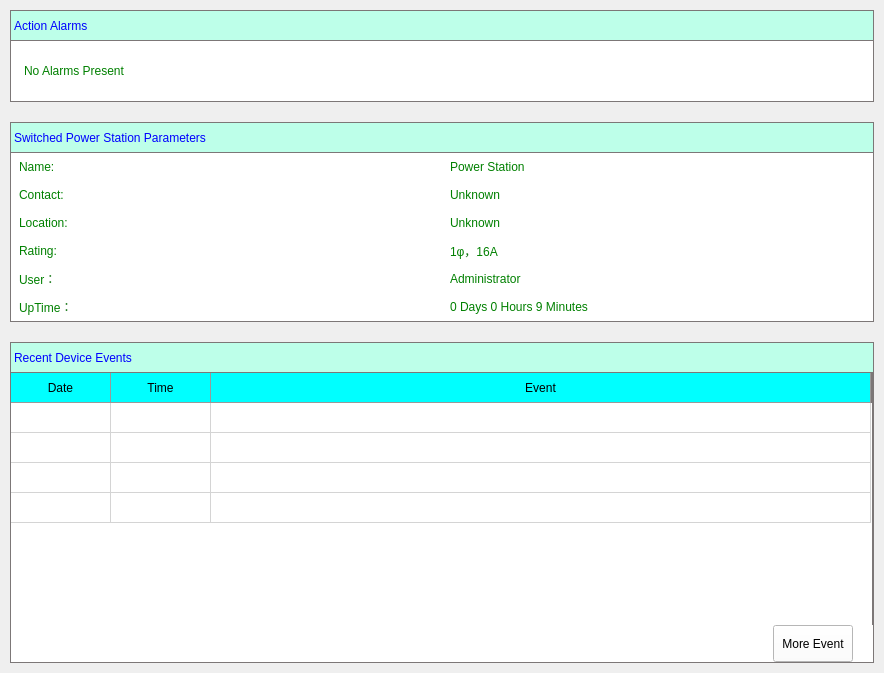
<?xml version="1.0" encoding="UTF-8"?>
<ui version="4.0">
 <class>Home</class>
 <widget class="QWidget" name="Home">
  <property name="geometry">
   <rect>
    <x>0</x>
    <y>0</y>
    <width>884</width>
    <height>673</height>
   </rect>
  </property>
  <property name="windowTitle">
   <string>Form</string>
  </property>
  <property name="styleSheet">
   <string notr="true">QFrame {
	margin: 10px;
	border: 1px solid rgb(124, 119, 119);
}</string>
  </property>
  <layout class="QVBoxLayout" name="verticalLayout_4">
   <property name="spacing">
    <number>0</number>
   </property>
   <property name="leftMargin">
    <number>0</number>
   </property>
   <property name="topMargin">
    <number>0</number>
   </property>
   <property name="rightMargin">
    <number>0</number>
   </property>
   <property name="bottomMargin">
    <number>0</number>
   </property>
   <item>
    <widget class="QFrame" name="home_frame_alarms">
     <property name="sizePolicy">
      <sizepolicy hsizetype="Preferred" vsizetype="Fixed">
       <horstretch>0</horstretch>
       <verstretch>0</verstretch>
      </sizepolicy>
     </property>
     <property name="styleSheet">
      <string notr="true"/>
     </property>
     <property name="frameShape">
      <enum>QFrame::StyledPanel</enum>
     </property>
     <property name="frameShadow">
      <enum>QFrame::Raised</enum>
     </property>
     <layout class="QVBoxLayout" name="verticalLayout">
      <property name="spacing">
       <number>0</number>
      </property>
      <property name="leftMargin">
       <number>0</number>
      </property>
      <property name="topMargin">
       <number>0</number>
      </property>
      <property name="rightMargin">
       <number>0</number>
      </property>
      <property name="bottomMargin">
       <number>0</number>
      </property>
      <item>
       <widget class="QLabel" name="home_label_alarms">
        <property name="minimumSize">
         <size>
          <width>0</width>
          <height>30</height>
         </size>
        </property>
        <property name="maximumSize">
         <size>
          <width>16777211</width>
          <height>50</height>
         </size>
        </property>
        <property name="styleSheet">
         <string notr="true">QLabel {
	margin: 0px;
	background-color: rgb(189, 255, 233);
	color: blue;
	border-top: 0px;
	border-right: 0px;
	border-left: 0px;
}</string>
        </property>
        <property name="text">
         <string>Action Alarms</string>
        </property>
       </widget>
      </item>
      <item>
       <widget class="QLabel" name="home_label_alarms_2">
        <property name="minimumSize">
         <size>
          <width>0</width>
          <height>60</height>
         </size>
        </property>
        <property name="styleSheet">
         <string notr="true">QLabel {
	padding: 10px;
	color: green;
	background-color: white;
	margin: 0px;
	border: 0px;
}</string>
        </property>
        <property name="text">
         <string>No Alarms Present</string>
        </property>
       </widget>
      </item>
     </layout>
    </widget>
   </item>
   <item>
    <widget class="QFrame" name="frame">
     <property name="sizePolicy">
      <sizepolicy hsizetype="Preferred" vsizetype="Fixed">
       <horstretch>0</horstretch>
       <verstretch>0</verstretch>
      </sizepolicy>
     </property>
     <property name="minimumSize">
      <size>
       <width>0</width>
       <height>220</height>
      </size>
     </property>
     <property name="frameShape">
      <enum>QFrame::StyledPanel</enum>
     </property>
     <property name="frameShadow">
      <enum>QFrame::Raised</enum>
     </property>
     <layout class="QVBoxLayout" name="verticalLayout_2">
      <property name="spacing">
       <number>0</number>
      </property>
      <property name="leftMargin">
       <number>0</number>
      </property>
      <property name="topMargin">
       <number>0</number>
      </property>
      <property name="rightMargin">
       <number>0</number>
      </property>
      <property name="bottomMargin">
       <number>0</number>
      </property>
      <item>
       <widget class="QLabel" name="label">
        <property name="minimumSize">
         <size>
          <width>0</width>
          <height>30</height>
         </size>
        </property>
        <property name="styleSheet">
         <string notr="true">QLabel {
	margin: 0px;
	background-color: rgb(189, 255, 233);
	color: blue;
	border-top: 0px;
	border-right: 0px;
	border-left: 0px;
}</string>
        </property>
        <property name="text">
         <string>Switched Power Station Parameters</string>
        </property>
       </widget>
      </item>
      <item>
       <layout class="QHBoxLayout" name="horizontalLayout">
        <property name="spacing">
         <number>0</number>
        </property>
        <item>
         <widget class="QLabel" name="label_2">
          <property name="styleSheet">
           <string notr="true">QLabel {
	padding-left: 10px;
	color: green;
	background-color: white;
	margin: 0px;
	border: 0px;
	padding: 5px;
}</string>
          </property>
          <property name="text">
           <string>Name:</string>
          </property>
         </widget>
        </item>
        <item>
         <widget class="QLabel" name="label_3">
          <property name="styleSheet">
           <string notr="true">QLabel {
	padding-left: 10px;
	color: green;
	background-color: white;
	margin: 0px;
	border: 0px;
	padding: 5px;
}</string>
          </property>
          <property name="text">
           <string>Power Station</string>
          </property>
         </widget>
        </item>
       </layout>
      </item>
      <item>
       <layout class="QHBoxLayout" name="horizontalLayout_2">
        <property name="spacing">
         <number>0</number>
        </property>
        <item>
         <widget class="QLabel" name="label_4">
          <property name="styleSheet">
           <string notr="true">QLabel {
	padding-left: 10px;
	color: green;
	background-color: white;
	margin: 0px;
	border: 0px;
	padding: 5px;
}</string>
          </property>
          <property name="text">
           <string>Contact:</string>
          </property>
         </widget>
        </item>
        <item>
         <widget class="QLabel" name="label_5">
          <property name="styleSheet">
           <string notr="true">QLabel {
	padding-left: 10px;
	color: green;
	background-color: white;
	margin: 0px;
	border: 0px;
	padding: 5px;
}</string>
          </property>
          <property name="text">
           <string>Unknown</string>
          </property>
         </widget>
        </item>
       </layout>
      </item>
      <item>
       <layout class="QHBoxLayout" name="horizontalLayout_3">
        <property name="spacing">
         <number>0</number>
        </property>
        <item>
         <widget class="QLabel" name="label_11">
          <property name="styleSheet">
           <string notr="true">QLabel {
	padding-left: 10px;
	color: green;
	background-color: white;
	margin: 0px;
	border: 0px;
	padding: 5px;
}</string>
          </property>
          <property name="text">
           <string>Location:</string>
          </property>
         </widget>
        </item>
        <item>
         <widget class="QLabel" name="label_12">
          <property name="styleSheet">
           <string notr="true">QLabel {
	padding-left: 10px;
	color: green;
	background-color: white;
	margin: 0px;
	border: 0px;
	padding: 5px;
}</string>
          </property>
          <property name="text">
           <string>Unknown</string>
          </property>
         </widget>
        </item>
       </layout>
      </item>
      <item>
       <layout class="QHBoxLayout" name="horizontalLayout_4">
        <property name="spacing">
         <number>0</number>
        </property>
        <item>
         <widget class="QLabel" name="label_6">
          <property name="styleSheet">
           <string notr="true">QLabel {
	padding-left: 10px;
	color: green;
	background-color: white;
	margin: 0px;
	border: 0px;
	padding: 5px;
}</string>
          </property>
          <property name="text">
           <string>Rating:</string>
          </property>
         </widget>
        </item>
        <item>
         <widget class="QLabel" name="label_7">
          <property name="styleSheet">
           <string notr="true">QLabel {
	padding-left: 10px;
	color: green;
	background-color: white;
	margin: 0px;
	border: 0px;
	padding: 5px;
}</string>
          </property>
          <property name="text">
           <string>1φ，16A </string>
          </property>
         </widget>
        </item>
       </layout>
      </item>
      <item>
       <layout class="QHBoxLayout" name="horizontalLayout_5">
        <property name="spacing">
         <number>0</number>
        </property>
        <item>
         <widget class="QLabel" name="label_8">
          <property name="styleSheet">
           <string notr="true">QLabel {
	padding-left: 10px;
	color: green;
	background-color: white;
	margin: 0px;
	border: 0px;
	padding: 5px;
}</string>
          </property>
          <property name="text">
           <string>User：</string>
          </property>
         </widget>
        </item>
        <item>
         <widget class="QLabel" name="label_9">
          <property name="styleSheet">
           <string notr="true">QLabel {
	padding-left: 10px;
	color: green;
	background-color: white;
	margin: 0px;
	border: 0px;
	padding: 5px;
}</string>
          </property>
          <property name="text">
           <string>Administrator</string>
          </property>
         </widget>
        </item>
       </layout>
      </item>
      <item>
       <layout class="QHBoxLayout" name="horizontalLayout_6">
        <property name="spacing">
         <number>0</number>
        </property>
        <item>
         <widget class="QLabel" name="label_10">
          <property name="styleSheet">
           <string notr="true">QLabel {
	padding-left: 10px;
	color: green;
	background-color: white;
	margin: 0px;
	border: 0px;
	padding: 5px;
}</string>
          </property>
          <property name="text">
           <string>UpTime：</string>
          </property>
         </widget>
        </item>
        <item>
         <widget class="QLabel" name="label_13">
          <property name="styleSheet">
           <string notr="true">QLabel {
	padding-left: 10px;
	color: green;
	background-color: white;
	margin: 0px;
	border: 0px;
	padding: 5px;
}</string>
          </property>
          <property name="text">
           <string>0 Days 0 Hours 9 Minutes</string>
          </property>
         </widget>
        </item>
       </layout>
      </item>
     </layout>
    </widget>
   </item>
   <item>
    <widget class="QFrame" name="frame_2">
     <property name="sizePolicy">
      <sizepolicy hsizetype="Preferred" vsizetype="Expanding">
       <horstretch>0</horstretch>
       <verstretch>0</verstretch>
      </sizepolicy>
     </property>
     <property name="styleSheet">
      <string notr="true">background-color: white;</string>
     </property>
     <property name="frameShape">
      <enum>QFrame::StyledPanel</enum>
     </property>
     <property name="frameShadow">
      <enum>QFrame::Raised</enum>
     </property>
     <layout class="QVBoxLayout" name="verticalLayout_3">
      <property name="spacing">
       <number>0</number>
      </property>
      <property name="leftMargin">
       <number>0</number>
      </property>
      <property name="topMargin">
       <number>0</number>
      </property>
      <property name="rightMargin">
       <number>0</number>
      </property>
      <property name="bottomMargin">
       <number>0</number>
      </property>
      <item>
       <widget class="QLabel" name="label_14">
        <property name="minimumSize">
         <size>
          <width>0</width>
          <height>30</height>
         </size>
        </property>
        <property name="styleSheet">
         <string notr="true">QLabel {
	margin: 0px;
	background-color: rgb(189, 255, 233);
	color: blue;
	border-top: 0px;
	border-right: 0px;
	border-left: 0px;
}</string>
        </property>
        <property name="text">
         <string>Recent Device Events</string>
        </property>
       </widget>
      </item>
      <item>
       <widget class="QTableWidget" name="tableWidget_2">
        <property name="styleSheet">
         <string notr="true">QTableView, QHeaderView, QTableView::item {
    background: white;
	margin: 0px;
	border-left: 0px;
	border-top: 0px solid  rgb(124, 119, 119);
	min-height: 30px;
	border-bottom: 0px;
}

QTableView::item:alternate {
    background: rgb(209, 231, 254);
}

QTableView::item:selected { /*被选中的index*/
    color: black;
    background: qlineargradient(
        x1: 0, y1: 0, x2: 0, y2: 1,
        stop: 0 #FAFBFE,
        stop: 1 #DCDEF1);
}

QHeaderView::section:horizontal, QTableCornerButton::section {
    background-color: rgb(0,255,255);
    border: 1px solid rgb(153, 153, 153);
    border-width: 0 1px 1px 0;
}</string>
        </property>
        <property name="gridStyle">
         <enum>Qt::SolidLine</enum>
        </property>
        <property name="rowCount">
         <number>4</number>
        </property>
        <property name="columnCount">
         <number>3</number>
        </property>
        <attribute name="horizontalHeaderMinimumSectionSize">
         <number>30</number>
        </attribute>
        <attribute name="horizontalHeaderStretchLastSection">
         <bool>true</bool>
        </attribute>
        <attribute name="verticalHeaderVisible">
         <bool>false</bool>
        </attribute>
        <attribute name="verticalHeaderStretchLastSection">
         <bool>false</bool>
        </attribute>
        <row/>
        <row/>
        <row/>
        <row/>
        <column>
         <property name="text">
          <string>Date</string>
         </property>
        </column>
        <column>
         <property name="text">
          <string>Time</string>
         </property>
        </column>
        <column>
         <property name="text">
          <string>Event</string>
         </property>
        </column>
       </widget>
      </item>
      <item>
       <layout class="QHBoxLayout" name="horizontalLayout_7">
        <item>
         <spacer name="horizontalSpacer">
          <property name="orientation">
           <enum>Qt::Horizontal</enum>
          </property>
          <property name="sizeHint" stdset="0">
           <size>
            <width>40</width>
            <height>20</height>
           </size>
          </property>
         </spacer>
        </item>
        <item>
         <widget class="QPushButton" name="pushButton">
          <property name="minimumSize">
           <size>
            <width>0</width>
            <height>37</height>
           </size>
          </property>
          <property name="maximumSize">
           <size>
            <width>80</width>
            <height>16777215</height>
           </size>
          </property>
          <property name="styleSheet">
           <string notr="true">background-color: url();</string>
          </property>
          <property name="text">
           <string>More Event</string>
          </property>
         </widget>
        </item>
        <item>
         <spacer name="horizontalSpacer_2">
          <property name="orientation">
           <enum>Qt::Horizontal</enum>
          </property>
          <property name="sizeType">
           <enum>QSizePolicy::Fixed</enum>
          </property>
          <property name="sizeHint" stdset="0">
           <size>
            <width>20</width>
            <height>20</height>
           </size>
          </property>
         </spacer>
        </item>
       </layout>
      </item>
     </layout>
    </widget>
   </item>
  </layout>
 </widget>
 <resources/>
 <connections/>
</ui>
